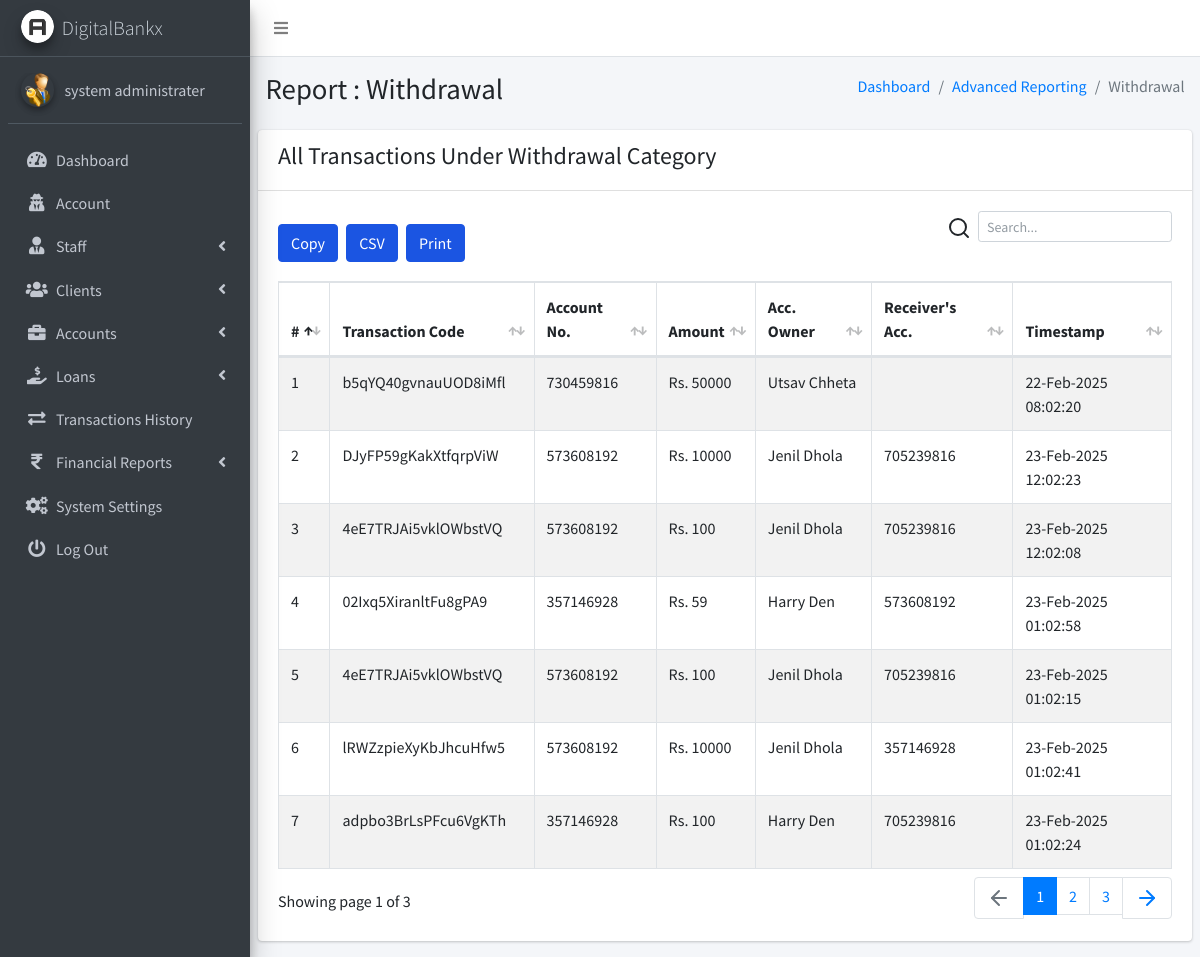
/admin/pages_financial_reporting_transfers.php (signed in), run on an earlier commit of the app's database.
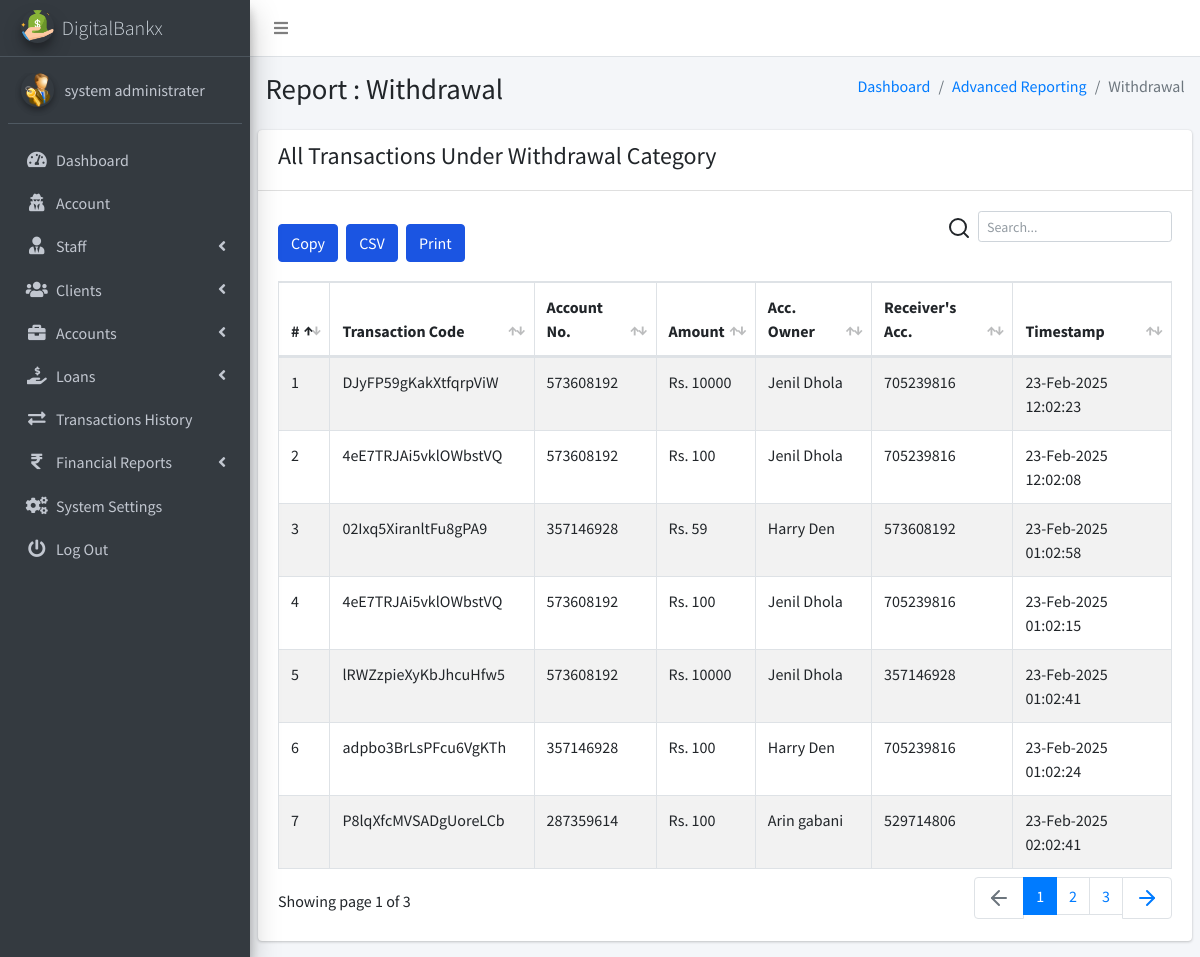
And on a later commit of the database.
### tables this page shows
CREATE TABLE `ib_systemsettings` (
  `id` int(20) NOT NULL,
  `sys_name` longtext NOT NULL,
  `sys_tagline` longtext NOT NULL,
  `sys_logo` varchar(200) NOT NULL,
  `is_active` tinyint(1) NOT NULL DEFAULT 1
);

CREATE TABLE `ib_admin` (
  `admin_id` int(11) NOT NULL,
  `name` varchar(200) NOT NULL,
  `email` varchar(200) NOT NULL,
  `number` varchar(200) NOT NULL,
  `password` varchar(200) NOT NULL,
  `profile_pic` varchar(200) NOT NULL,
  `is_active` tinyint(1) NOT NULL DEFAULT 1,
  `otp` varchar(6) DEFAULT NULL,
  `otp_expiry` datetime DEFAULT NULL
);

CREATE TABLE `ib_transactions` (
  `tr_id` int(20) NOT NULL,
  `tr_code` varchar(200) NOT NULL,
  `account_id` int(20) NOT NULL,
  `tr_type` varchar(200) NOT NULL,
  `tr_status` varchar(200) NOT NULL,
  `client_id` int(10) UNSIGNED NOT NULL,
  `transaction_amt` varchar(200) NOT NULL,
  `receiving_acc_no` varchar(200) DEFAULT NULL,
  `created_at` timestamp(6) NOT NULL DEFAULT current_timestamp(6) ON UPDATE current_timestamp(6),
  `is_active` tinyint(1) NOT NULL DEFAULT 1
);

CREATE TABLE `ib_bankaccounts` (
  `account_id` int(20) NOT NULL,
  `acc_name` varchar(200) NOT NULL,
  `account_number` varchar(200) NOT NULL,
  `acc_type` varchar(200) NOT NULL,
  `acc_rates` varchar(200) NOT NULL,
  `acc_status` varchar(200) NOT NULL,
  `acc_amount` decimal(10,2) NOT NULL,
  `client_id` int(10) UNSIGNED DEFAULT NULL,
  `created_at` timestamp(6) NOT NULL DEFAULT current_timestamp(6) ON UPDATE current_timestamp(6),
  `is_active` tinyint(1) NOT NULL DEFAULT 1
);

CREATE TABLE `ib_clients` (
  `client_id` int(10) UNSIGNED NOT NULL,
  `name` varchar(200) NOT NULL,
  `phone` varchar(200) NOT NULL,
  `address` varchar(200) NOT NULL,
  `email` varchar(200) NOT NULL,
  `aadhar_number` varchar(12) NOT NULL,
  `pan_number` varchar(10) NOT NULL,
  `password` varchar(200) NOT NULL,
  `profile_pic` varchar(200) NOT NULL,
  `client_number` varchar(200) NOT NULL,
  `is_active` tinyint(1) NOT NULL DEFAULT 1,
  `otp` varchar(10) DEFAULT NULL,
  `otp_expiry` datetime DEFAULT NULL
);

### admin/pages_financial_reporting_transfers.php (the view, shortened to what the changed rows need)
<?php
include('conf/config.php');
?>
<!DOCTYPE html>
<html>
<?php include("dist/_partials/head.php"); ?>
<body class="hold-transition sidebar-mini layout-fixed layout-navbar-fixed">
  <div class="wrapper">
    <?php include("dist/_partials/sidebar.php"); ?>
    <div class="content-wrapper">
      <section class="content-header">
        <div class="container-fluid">
          <div class="row mb-2">
            <div class="col-sm-6">
              <h1>Report : Withdrawal</h1>
            </div>
          </div>
        </div>
      </section>
      <section class="content">
        <div class="row">
          <div class="col-12">
            <div class="card">
              <div class="card-body">
                <table id="export" class="table table-hover table-bordered table-striped">
                  <thead>
                    <tr>
                      <th>#</th>
                      <th>Transaction Code</th>
                      <th>Account No.</th>
                      <th>Amount</th>
                      <th>Acc. Owner</th>
                      <th>Receiver's Acc.</th>
                      <th>Timestamp</th>
                    </tr>
                  </thead>
                  <tbody>
                    <?php
                    $ret = "SELECT t.tr_id, t.tr_code, t.tr_type, b.account_number, t.transaction_amt,
       c.name AS client_name, t.receiving_acc_no, t.created_at
FROM ib_transactions t
JOIN ib_bankaccounts b ON t.account_id = b.account_id
JOIN ib_clients c ON t.client_id = c.client_id
WHERE t.tr_type = 'Transfer';
";
                    $stmt = $mysqli->prepare($ret);
                    $stmt->execute();
                    $res = $stmt->get_result();
                    $cnt = 1;
                    while ($row = $res->fetch_object()) {
                      $transTstamp = $row->created_at;
                      ?>
                      <tr>
                        <td><?php echo $cnt; ?></td>
                        <td><?php echo $row->tr_code; ?></a></td>
                        <td><?php echo $row->account_number; ?></td>
                        <td>Rs. <?php echo $row->transaction_amt; ?></td>
                        <td><?php echo $row->client_name; ?></td>
                        <td><?php echo $row->receiving_acc_no; ?></td>
                        <td><?php echo date("d-M-Y h:m:s ", strtotime($transTstamp)); ?></td>
                      </tr>
                      <?php $cnt = $cnt + 1;
                    } ?>
                </table>
              </div>
            </div>
          </div>
        </div>
      </section>
    </div>
  </div>
</body>
</html>

### admin/dist/_partials/sidebar.php (shortened to what the changed rows need)
<aside class="main-sidebar sidebar-dark-primary elevation-4">
    <?php
    $admin_id = $_SESSION['admin_id'];
    $query = "SELECT * FROM iB_admin WHERE admin_id = ?";
    $stmt = $mysqli->prepare($query);
    $stmt->bind_param('i', $admin_id);
    $stmt->execute();
    $res = $stmt->get_result();
    while ($row = $res->fetch_object()) {
        $profile_picture = empty($row->profile_pic)
            ? "<img src='dist/img/user_icon.png' class='img-circle elevation-2' alt='User Image'>"
            : "<img src='dist/img/$row->profile_pic' class='img-circle elevation-2' alt='User Image'>";
        $sys_query = "SELECT * FROM iB_SystemSettings";
        $stmt = $mysqli->prepare($sys_query);
        $stmt->execute();
        $sys_res = $stmt->get_result();
        while ($sys = $sys_res->fetch_object()) {
            ?>
            <a href="pages_dashboard.php" class="brand-link text-light">
                <img src="dist/img/<?php echo $sys->sys_logo; ?>" alt="Logo" class="brand-image img-circle elevation-3">
                <span class="brand-text font-weight-light"><?php echo $sys->sys_name; ?></span>
            </a>
            <div class="sidebar">
                <div class="user-panel mt-3 pb-3 mb-3 d-flex">
                    <div class="image"><?php echo $profile_picture; ?></div>
                    <div class="info">
                        <a href="#" class="d-block"><?php echo $row->name; ?></a>
                    </div>
                </div>
                <nav class="mt-2">
                    <ul class="nav nav-pills nav-sidebar flex-column" data-widget="treeview" role="menu">
                        <li class="nav-item">
                            <a href="pages_dashboard.php" class="nav-link">
                                <i class="nav-icon fas fa-tachometer-alt"></i>
                                <p>Dashboard</p>
                            </a>
                        </li>
                        <li class="nav-item">
                            <a href="pages_account.php" class="nav-link">
                                <i class="nav-icon fas fa-user-secret"></i>
                                <p>Account</p>
                            </a>
                        </li>
                        <li class="nav-item has-treeview">
                            <a href="#" class="nav-link">
                                <i class="nav-icon fas fa-user-tie"></i>
                                <p>Staff <i class="fas fa-angle-left right"></i></p>
                            </a>
                        </li>
                        <li class="nav-item has-treeview">
                            <a href="#" class="nav-link">
                                <i class="nav-icon fas fa-users"></i>
                                <p>Clients <i class="fas fa-angle-left right"></i></p>
                            </a>
                        </li>
                        <li class="nav-item has-treeview">
                            <a href="#" class="nav-link">
                                <i class="nav-icon fas fa-briefcase"></i>
                                <p>Accounts <i class="fas fa-angle-left right"></i></p>
                            </a>
                        </li>
                        <li class="nav-item has-treeview">
                            <a href="#" class="nav-link">
                                <i class="nav-icon fas fa-hand-holding-usd"></i>
                                <p>
                                    Loans
                                    <i class="fas fa-angle-left right"></i>
                                </p>
                            </a>
                        </li>
                        <li class="nav-item">
                            <a href="pages_transactions_engine.php" class="nav-link">
                                <i class="nav-icon fas fa-exchange-alt"></i>
                                <p>Transactions History</p>
                            </a>
                        </li>
                        <li class="nav-item has-treeview">
                            <a href="#" class="nav-link">
                                <i class="nav-icon fas fa-rupee-sign"></i>
                                <p>Financial Reports <i class="fas fa-angle-left right"></i></p>
                            </a>
                        </li>
                        <li class="nav-item">
                            <a href="pages_system_settings.php" class="nav-link">
                                <i class="nav-icon fas fa-cogs"></i>
                                <p>System Settings</p>
                            </a>
                        </li>
                        <li class="nav-item">
                            <a href="pages_logout.php" class="nav-link">
                                <i class="nav-icon fas fa-power-off"></i>
                                <p>Log Out</p>
                            </a>
                        </li>
                    </ul>
                </nav>
            </div>
        </aside>
    <?php }
    } ?>

What changed in the data, as far as the page shows it:
removed ib_transactions: tr_code "b5qYQ40gvnauUOD8iMfl", account.account_number "730459816", transaction_amt "50000", client.name "Utsav Chheta", created_at "22-Feb-2025 08:02:20"
changed ib_systemsettings "DigitalBankx": sys_logo: a different picture
now on this page (row unchanged): ib_transactions: tr_code "P8lqXfcMVSADgUoreLCb", account.account_number "287359614", transaction_amt "100", client.name "Arin gabani", receiving_acc_no "529714806", created_at "23-Feb-2025 02:02:41"
